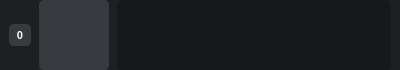
<?xml version="1.0" encoding="UTF-8"?>
<ui version="4.0">
 <class>Form</class>
 <widget class="QWidget" name="Form">
  <property name="geometry">
   <rect>
    <x>0</x>
    <y>0</y>
    <width>400</width>
    <height>70</height>
   </rect>
  </property>
  <property name="windowTitle">
   <string>Form</string>
  </property>
  <property name="styleSheet">
   <string notr="true">QWidget {
	background-color: rgb(30, 31, 34);
	color: rgb(255, 255, 255);
}

QLabel {
	color: rgb(255, 255, 255);
	background-color: rgb(23, 24, 26);
	border-radius: 5px;
}
QPushButton {
	border-radius: 5px;
	background-color: rgb(56, 58, 64);
	border: 2px solid rgb(56, 58, 64);
}

QPushButton:hover {
	background-color: rgb(76, 78, 84);
}

QPushButton:pressed {
	background-color: rgb(66, 68, 74);
	color: rgb(30, 31, 34);
}</string>
  </property>
  <layout class="QGridLayout" name="gridLayout_2">
   <property name="leftMargin">
    <number>0</number>
   </property>
   <property name="topMargin">
    <number>0</number>
   </property>
   <property name="rightMargin">
    <number>0</number>
   </property>
   <property name="bottomMargin">
    <number>0</number>
   </property>
   <property name="spacing">
    <number>0</number>
   </property>
   <item row="0" column="0">
    <widget class="QFrame" name="frame">
     <property name="sizePolicy">
      <sizepolicy hsizetype="Expanding" vsizetype="Preferred">
       <horstretch>0</horstretch>
       <verstretch>0</verstretch>
      </sizepolicy>
     </property>
     <property name="frameShape">
      <enum>QFrame::NoFrame</enum>
     </property>
     <property name="frameShadow">
      <enum>QFrame::Raised</enum>
     </property>
     <layout class="QGridLayout" name="gridLayout">
      <property name="leftMargin">
       <number>9</number>
      </property>
      <property name="topMargin">
       <number>0</number>
      </property>
      <property name="rightMargin">
       <number>9</number>
      </property>
      <property name="bottomMargin">
       <number>0</number>
      </property>
      <property name="horizontalSpacing">
       <number>8</number>
      </property>
      <property name="verticalSpacing">
       <number>0</number>
      </property>
      <item row="0" column="2">
       <widget class="QTextBrowser" name="textBrowser">
        <property name="sizePolicy">
         <sizepolicy hsizetype="Expanding" vsizetype="Ignored">
          <horstretch>0</horstretch>
          <verstretch>0</verstretch>
         </sizepolicy>
        </property>
        <property name="font">
         <font>
          <pointsize>7</pointsize>
          <weight>75</weight>
          <bold>true</bold>
         </font>
        </property>
        <property name="styleSheet">
         <string notr="true">/* VERTICAL SCROLLBAR */
 QScrollBar:vertical {
	border: none;
    background-color: rgb(30, 31, 34);
    width: 7px;
	border-radius: 0px;
 }

/*  HANDLE BAR VERTICAL */
QScrollBar::handle:vertical {	
	background-color: rgb(43, 45, 49);
	min-height: 2px;
	border-radius: 2px;
	margin-right: 1px;
    margin-left: 1px;
}
QScrollBar::handle:vertical:hover{	
	background-color: rgb(63, 65, 69);
}
QScrollBar::handle:vertical:pressed {	
	background-color: rgb(53, 55, 59);
}

/* horizontal SCROLLBAR */
 QScrollBar:horizontal {
	border: none;
    background-color: rgb(30, 31, 34);
    height: 10px;
	border-radius: 0px;
 }

/*  HANDLE BAR horizontal */
QScrollBar::handle:horizontal {	
	background-color: rgb(43, 45, 49);
	min-width: 7px;
	border-radius: 2px;
	margin-top: 1px;
    margin-bottom: 4px;
}
QScrollBar::handle:horizontal:hover{	
	background-color: rgb(63, 65, 69);
}
QScrollBar::handle:horizontal:pressed {	
	background-color: rgb(53, 55, 59);
}

/* BTN TOP - SCROLLBAR */
QScrollBar::sub-line {
	border: none;
	background-color: none;
	height: none;
	border-top-left-radius: none;
	border-top-right-radius: none;
	subcontrol-position: none;
	subcontrol-origin: none;
}
QScrollBar::sub-line:hover {	
	background-color: none;
}
QScrollBar::sub-line:pressed {	
	background-color: none;
}

/* BTN BOTTOM - SCROLLBAR */
QScrollBar::add-line {
	border: none;
	background-color: none;
	height: none;
	border-bottom-left-radius: none;
	border-bottom-right-radius: none;
	subcontrol-position: none;
	subcontrol-origin: none;
}
QScrollBar::add-line:hover {	
	background-color: none;
}
QScrollBar::add-line:pressed {	
	background-color: none;
}

/* RESET ARROW */
QScrollBar::up-arrow, QScrollBar::down-arrow {
	background: none;
}
QScrollBar::add-page, QScrollBar::sub-page {
	background: none;
}

QTextBrowser {
	color: rgb(255, 255, 255);
	background-color: rgb(23, 24, 26);
	border-radius: 5px;
}</string>
        </property>
        <property name="frameShape">
         <enum>QFrame::NoFrame</enum>
        </property>
       </widget>
      </item>
      <item row="0" column="1">
       <widget class="QPushButton" name="pushButton">
        <property name="sizePolicy">
         <sizepolicy hsizetype="Fixed" vsizetype="Fixed">
          <horstretch>0</horstretch>
          <verstretch>0</verstretch>
         </sizepolicy>
        </property>
        <property name="minimumSize">
         <size>
          <width>70</width>
          <height>70</height>
         </size>
        </property>
        <property name="maximumSize">
         <size>
          <width>70</width>
          <height>70</height>
         </size>
        </property>
        <property name="text">
         <string/>
        </property>
        <property name="iconSize">
         <size>
          <width>64</width>
          <height>64</height>
         </size>
        </property>
       </widget>
      </item>
      <item row="0" column="0">
       <widget class="QPushButton" name="pushButton_2">
        <property name="sizePolicy">
         <sizepolicy hsizetype="Fixed" vsizetype="Fixed">
          <horstretch>0</horstretch>
          <verstretch>0</verstretch>
         </sizepolicy>
        </property>
        <property name="minimumSize">
         <size>
          <width>22</width>
          <height>22</height>
         </size>
        </property>
        <property name="maximumSize">
         <size>
          <width>22</width>
          <height>22</height>
         </size>
        </property>
        <property name="font">
         <font>
          <pointsize>8</pointsize>
          <weight>75</weight>
          <bold>true</bold>
         </font>
        </property>
        <property name="text">
         <string>0</string>
        </property>
       </widget>
      </item>
     </layout>
    </widget>
   </item>
  </layout>
 </widget>
 <resources/>
 <connections/>
</ui>
